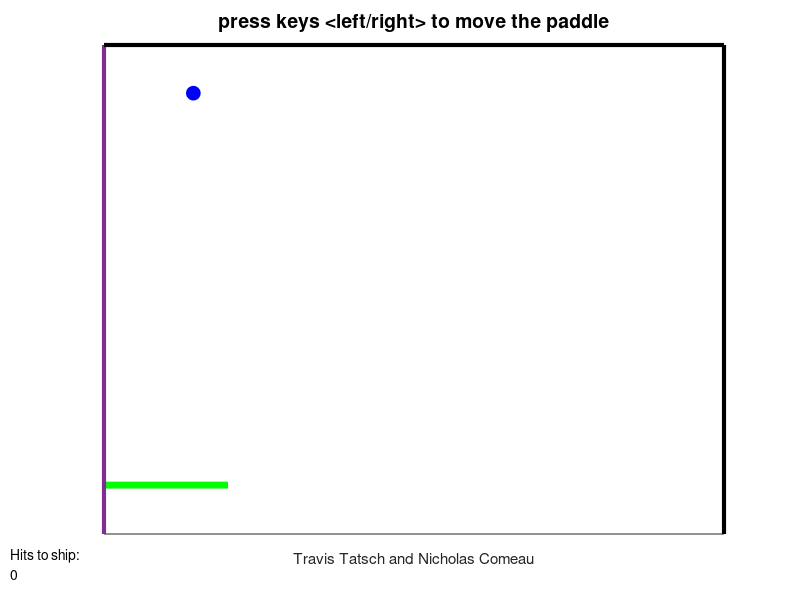

The MATLAB script that drew this image:
function spaceship_hcf
%Modified the pong code by David Buckingham
%https://www.mathworks.com/matlabcentral/fileexchange/31177-dave-s-matlab-pong

%%%%%% main part of the code %%%
global game_over

close all
initData  %first function, initialize the data variables
initFigure %second function, initialize the figure
while ~game_over %runs till game_over = 1
    moveBall; %third function, compute ball movement including collision detection
    movePaddle; %fourth function, compute paddle position based on user input. 
    refreshPlot; %fifth function, refresh plot based on moveBall and movePaddle
end

%%%%%%%%%%%%%%%%%%%%%%%%%%%%%%%%%%%%%%%%%%%%%%%%%%%%
function initData %first function, initialize the data variables
%%%%%%%%%%%%%%%%%%%%%%%%%%%%%%%%%%%%%%%%%%%%%%%%%%%%
global WALL_X_MIN WALL_X_MAX WALL_Y_MIN WALL_Y_MAX
global PADDLE_WIDTH BALL_SIZE 
global BALL_INIT_VX BALL_INIT_VY DT DELAY
global PADDLE_VX PADDLE_SPEED 
global game_over level player_score cpu_score score_required

level = 0;
player_score = 0;
cpu_score = 0;
score_required = int16(5) + ((rand * 100)/20);
game_over = 0;
WALL_X_MIN = 0;
WALL_X_MAX = 100;
WALL_Y_MIN = 0;
WALL_Y_MAX = 100;
PADDLE_WIDTH = 20;
BALL_SIZE = 10;
BALL_INIT_VX = -3;
BALL_INIT_VY = -3;
PADDLE_VX = 0;
PADDLE_SPEED = 5; 
DT = 0.1; 
DELAY = 0.001;

%%%%%%%%%%%%%%%%%%%%%%%%%%%%%%%%%%%%%%%%%%%%%%%%%%%%
function initFigure %second function, initialize the figure
%%%%%%%%%%%%%%%%%%%%%%%%%%%%%%%%%%%%%%%%%%%%%%%%%%%%
global PADDLE_WIDTH BALL_SIZE 
global WALL_X_MIN WALL_X_MAX WALL_Y_MIN WALL_Y_MAX
global BALL_INIT_VX BALL_INIT_VY
global ball_x ball_y ball_vx ball_vy 
global paddle_x_left paddle_x_right paddle_y
global asteroid_x asteroid_y asteroid_vx asteroid_vy
global ball_anim paddle_anim score_display asteroid_anim


fig = figure; %initialize the figure
set(fig, 'Resize', 'off'); %do not allow figure to resize
set(fig,'KeyPressFcn',@keyDown); %setkey presses for later
ball_x = WALL_X_MAX; %0.5*(WALL_X_MIN+WALL_X_MAX); 
ball_y = WALL_Y_MAX;
ball_vx = BALL_INIT_VX; 
ball_vy = BALL_INIT_VY;
paddle_x_left = 0;
paddle_x_right = PADDLE_WIDTH;
paddle_y = 10;
asteroid_x = WALL_X_MIN;
asteroid_y = WALL_Y_MAX - (rand * 100);
asteroid_vx = -BALL_INIT_VX;
asteroid_vy = -BALL_INIT_VY;
axis([WALL_X_MIN WALL_X_MAX WALL_Y_MIN WALL_Y_MAX]); %set the size of the board.
axis manual;
hold on;
title('press keys <left/right> to move the paddle','Fontsize',14);
xlabel('Travis Tatsch and Nicholas Comeau');
set(gca, 'color', 'w', 'YTick', [], 'XTick', []); %remove x and y label

%%%%%%% set the ball, paddle, and score %%%%%%
ball_anim = plot(ball_x,ball_y,'o','Markersize',BALL_SIZE,'Markerfacecolor','r','Markeredgecolor','r'); %create ball
asteroid_anim = plot(asteroid_x, asteroid_y, 'o', 'Markersize', BALL_SIZE, 'Markerfacecolor', 'b', 'Markeredgecolor', 'b'); %create asteroid on a random y axis
paddle_anim = line('Xdata',[paddle_x_left paddle_x_right],'Ydata',[paddle_y paddle_y],'Color','g','Linewidth',5); %paddle
score_txt = {'Player score: 0'};
score_display = text(-15, -6, score_txt);

%%%%%%%% set the walls %%%%%%%
line('Xdata',[WALL_X_MIN WALL_X_MIN],'Ydata',[WALL_Y_MIN WALL_Y_MAX],'Color',[0.4940 0.1840 0.5560],'Linewidth',3); %left wall
line('Xdata',[WALL_X_MIN WALL_X_MAX],'Ydata',[WALL_Y_MAX WALL_Y_MAX],'Color','k','Linewidth',3); %top wall
line('Xdata',[WALL_X_MAX WALL_X_MAX],'Ydata',[WALL_Y_MIN WALL_Y_MAX],'Color','k','Linewidth',3); %right wall


%%%%%%%%%%%%%%%%%%%%%%%%%%%%%%%%%%%%%%%%%%%%%%%%%%%%
function moveBall %third function, compute ball movement including collision detection
%%%%%%%%%%%%%%%%%%%%%%%%%%%%%%%%%%%%%%%%%%%%%%%%%%%%
global ball_x ball_y ball_vx ball_vy  DT
global WALL_X_MIN WALL_X_MAX WALL_Y_MIN WALL_Y_MAX
global paddle_x_left paddle_x_right paddle_y
global asteroid_x asteroid_y asteroid_vx asteroid_vy
global game_over player_score cpu_score score_required

ball_x = ball_x + ball_vx*DT;
ball_y = ball_y + ball_vy*DT;
asteroid_x = asteroid_x + asteroid_vx*DT;
asteroid_y = asteroid_y + asteroid_vy*DT;

%%%%%%%% Basic pong edit #1: %%%%%%%%%%%%
% Write code to move the ball here. You code will include logic to get the ball to 
% detect the left, right, and top wall and the paddle and subsequently to change its
% movement based on which wall/paddle the ball hits.
%%%%%%%%%%%%%%%%%%%%%%%%%%%%%%%%%%%%%%%%

%%% These represent the ball collisions
if (ball_y < WALL_Y_MIN)
     cpu_score = cpu_score + 1;
elseif(ball_y <= paddle_y && ball_x > paddle_x_left && ball_x < paddle_x_right)
    %bounce back
    ball_vy = -1 * ball_vy;
    ball_y = ball_y + ball_vy*DT;
elseif(ball_y > WALL_Y_MAX)
    ball_vy = -1 * ball_vy;
    ball_y = ball_y + ball_vy*DT;
    player_score = player_score + 1;
elseif(ball_x > WALL_X_MAX)
    ball_vx = -1*ball_vx;
    ball_x = ball_x + ball_vx*DT;
elseif(ball_x < WALL_X_MIN)
    %enter wormhole, teleport ball
    ball_x = WALL_X_MAX - (rand*100);
    ball_y = WALL_Y_MAX - (rand*100);
    ball_vx = -1 * ball_vx;
    ball_vy = -1 * ball_vy;
elseif(ball_x == asteroid_x && ball_y == asteroid_y)
    %asteroid collision
    ball_vx = -1*ball_vx;
    ball_x = ball_x + ball_vx*DT;
    ball_vy = -1*ball_vy;
    ball_y = ball_y + ball_vy*DT;
    asteroid_vx = -1*asteroid_vx;
    asteroid_x = asteroid_x + asteroid_vx*DT;
    asteroid_vy = -1*asteroid_vy;
    asteroid_y = asteroid_y + asteroid_vy*DT;
end

%%% These represent the asteroid collision, minus collision with the ball
if (asteroid_y < WALL_Y_MIN || asteroid_y > WALL_Y_MAX)
    asteroid_vy = -1*asteroid_vy;
    asteroid_y = asteroid_y + asteroid_vy*DT;
elseif(asteroid_x > WALL_X_MAX)
    asteroid_vx = -1*asteroid_vx;
    asteroid_x = asteroid_x + asteroid_vx*DT;
elseif(asteroid_x < WALL_X_MIN)
    %enter wormhole, teleport asteroid
    asteroid_x = WALL_X_MAX - (rand * 100);
    asteroid_y = WALL_Y_MAX - (rand * 100);
    asteroid_vy = -1*asteroid_vy;
    asteroid_vx = -1*asteroid_vx;
end

if(player_score >= score_required || cpu_score >= 5)
    game_over = 1;
end


%%%%%%%%%%%%%%%%%%%%%%%%%%%%%%%%%%%%%%%%%%%%%%%%%%%%
function movePaddle %fourth function, compute paddle position based on user input. 
%%%%%%%%%%%%%%%%%%%%%%%%%%%%%%%%%%%%%%%%%%%%%%%%%%%%
global PADDLE_VX 
global PADDLE_WIDTH DT
global paddle_x_left paddle_x_right
global WALL_X_MIN WALL_X_MAX

paddle_x_left = paddle_x_left + PADDLE_VX*DT;
paddle_x_right = paddle_x_left + PADDLE_WIDTH; 

%%%%%%%% Basic pong edit #2: %%%%%%%%%%%%
% Write code to move the paddle here. Your code will include logic to get
% the paddle to detect the left and right wall and to avoid it from
% penetrating either walls. 
%%%%%%%%%%%%%%%%%%%%%%%%%%%%%%%%%%%%%%%%%
if(paddle_x_left < WALL_X_MIN)
    paddle_x_left = WALL_X_MIN;
elseif(paddle_x_right > WALL_X_MAX)
    paddle_x_right = WALL_X_MAX;
    paddle_x_left = paddle_x_right - PADDLE_WIDTH;
end

%%%%%%%%%%%%%%%%%%%%%%%%%%%%%%%%%%%%%%%%%%%%%%%%%%%%
function refreshPlot %fifth function, refresh plot based on moveBall and movePaddle
%%%%%%%%%%%%%%%%%%%%%%%%%%%%%%%%%%%%%%%%%%%%%%%%%%%%
global ball_x ball_y
global ball_anim paddle_anim score_display asteroid_anim
global paddle_x_left paddle_x_right paddle_y
global asteroid_x asteroid_y
global player_score cpu_score score_txt
global DELAY

set(ball_anim, 'XData', ball_x, 'YData', ball_y);
set(paddle_anim, 'Xdata',[paddle_x_left paddle_x_right], 'YData', [paddle_y paddle_y]);
score_txt = {'Hits to ship: ' player_score};
set(score_display, 'String', score_txt);
set(asteroid_anim, 'XData', asteroid_x, 'YData', asteroid_y);
drawnow;

pause(DELAY);   


%%%%%%%%%%%%%%%%%%%%%%%%%%%%%%%%%%%%%%%%%%%%%%%%%%%%
function keyDown(src,event) %called from initFigure to take key press to move the paddle
%%%%%%%%%%%%%%%%%%%%%%%%%%%%%%%%%%%%%%%%%%%%%%%%%%%%
global PADDLE_VX PADDLE_SPEED

switch event.Key
  case 'rightarrow'
    PADDLE_VX = PADDLE_SPEED;
  case 'leftarrow'
    PADDLE_VX = -PADDLE_SPEED;
  otherwise
    PADDLE_VX = 0;
end

